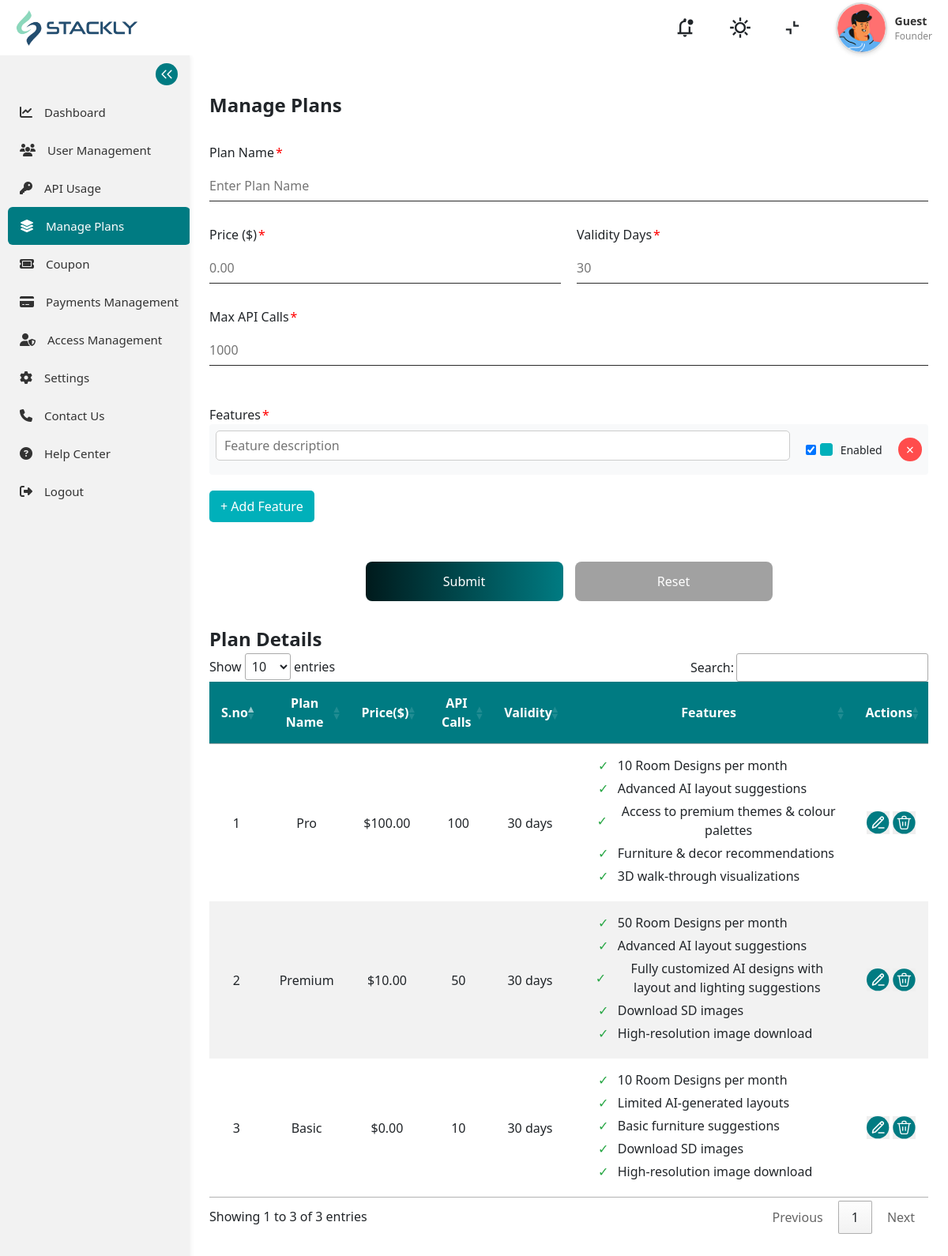
The app's page /manage_plans/ (signed in) with its own data.
### stackly_admin/models.py (models this page shows, shortened)
class Plan(models.Model):
    name = models.CharField(max_length=100)
    price = models.DecimalField(max_digits=10, decimal_places=2)
    validity_days = models.IntegerField()
    expiry_date = models.DateField(null=True, blank=True)
    max_api_calls = models.IntegerField()
    features = models.JSONField(default=list)  # <-- list of feature strings
    is_active = models.BooleanField(default=True)

### stackly_admin/views.py (the view, shortened to what this page needs)
# urls.py: path('manage_plans/', views.manage_plans, name='manage_plans'),
@role_required('SuperAdmin', 'Admin')
@role_required('SuperAdmin', 'Admin')
def manage_plans(request):
    user_notifications = Notification.objects.filter(register=request.user, is_read=False)
    admin_notifications = AdminNotification.objects.filter(is_read=False)
    all_notifications = sorted(
        chain(user_notifications, admin_notifications),
        key=attrgetter('created_at'),
        reverse=True
    )
    unread_count = len(all_notifications)
    all_notifications = all_notifications[:5]  # top 5 notifications
    if not request.user.is_authenticated:
        return redirect('admin_login')
    plans = Plan.objects.all().order_by('-id')
    return render(request, 'manage_plans.html', {'plans': plans , "notifications": all_notifications} )

### stackly_admin/templates/manage_plans.html (shortened to what this page needs)
{% extends 'base.html' %}
{% load static %}
{% block content %}
<div class="managePlans">
  <div class="box">
    <div class="innerbox">
      <div class="heading">Manage Plans</div>
      <form method="POST" id="planForm" novalidate enctype="multipart/form-data">
        <div class="form">
          <div class="plan">
            <div class="planname">
              <label class="pname">Plan Name<span class="star">*</span></label>
              <input type="text" id="planName" name="plan_name" placeholder="Enter Plan Name" class="planInput"
                pattern="[A-Z][a-zA-Z0-9 ]*" required>
            </div>
          </div>
          <div class="plan">
            <div class="planname">
              <label class="pname">Price ($)<span class="star">*</span></label>
              <input type="number" id="planPrice" name="price" placeholder="0.00" class="planInput" min="0" step="0.01"
                required>
            </div>
            <div class="planname">
              <label class="pname">Validity Days<span class="star">*</span></label>
              <input type="number" id="validityDays" name="validity_days" placeholder="30" class="planInput" min="1"
                required>
            </div>
          </div>
          <div class="plan">
            <div class="planname">
              <label class="pname">Max API Calls<span class="star">*</span></label>
              <input type="number" id="apiCalls" name="max_api_calls" placeholder="1000" class="planInput" min="0"
                required>
            </div>
          </div>
          <div class="features-section">
            <label class="pname">Features<span class="star">*</span></label>
            <div id="featuresContainer">
              <div class="feature-input-group">
                <input type="text" name="feature_text_1" placeholder="Feature description" class="feature-input"
                  required>
                <label class="feature-checkbox">
                  <input type="checkbox" name="feature_status_1" checked>
                  <span class="checkmark"></span>
                  Enabled
                </label>
                <button type="button" class="remove-feature-btn">×</button>
              </div>
            </div>
            <button type="button" id="addFeatureBtn" class="add-feature-btn">+ Add Feature</button>
          </div>
          <div class="btns">
            <button type="submit" class="submit">Submit</button>
            <button type="reset" class="reset">Reset</button>
          </div>
        </div>
      </form>
    </div>
  <div class="plan-details">
    <div class="heading">Plan Details</div>
    <div class="table-responsive">
      <table id="plansTable" class="plans-table">
        <thead>
          <tr>
            <th>S.no</th>
            <th>Plan Name</th>
            <th>Price($)</th>
            <th>API Calls</th>
            <th>Validity</th>
            <th>Features</th>
            <th>Actions</th>
          </tr>
        </thead>
        <tbody>
          {% for plan in plans %}
          <tr>
            <td>{{ forloop.counter }}</td>
            <td>{{ plan.name }}</td>
            <td>${{ plan.price }}</td>
            <td>{{ plan.max_api_calls }}</td>
            <td>{{ plan.validity_days }} days</td>
            <td>
              <ul class="features-list">
                {% for feature in plan.features %}
                <li>
                  <span class="feature-checkbox-display">
                    {% if feature.enabled %}
                    <span class="checked">✓</span>
                    {% else %}
                    <span class="unchecked">✗</span>
                    {% endif %}
                  </span>
                  {{ feature.text }}
                </li>
                {% endfor %}
              </ul>
            </td>
            <td class="actions">
              <button class="action-btn edit-btn" data-toggle="modal" data-target="#editModal{{ plan.id }}">
              </button>
              <button class="action-btn delete-btn" data-toggle="modal" data-target="#deleteModal{{ plan.id }}">
              </button>
            </td>
          </tr>
          {% endfor %}
        </tbody>
      </table>
    </div>
  </div>
  </div>
</div>
{% endblock %}

### static/assets/css/style.css (style rules this page uses)
* { margin: 0; padding: 0; border: 0; box-sizing: border-box; font-family: 'Segoe UI', Tahoma, Geneva, Verdana, sans-serif; }

### stackly_admin/templates/manage_plans.html (style rules this page uses)
* { margin: 0; padding: 0; box-sizing: border-box; }
body { font-family: 'Segoe UI', Tahoma, Geneva, Verdana, sans-serif; }
.managePlans { width: 100%; max-width: 1200px; padding: 20px; margin-left: 20px; }
.box, .innerbox { width: 100%; display: flex; flex-direction: column; gap: 30px; }
.heading { font-size: 24px; font-weight: 600; }
.form { display: flex; flex-direction: column; gap: 30px; }
.plan, .apiCalls { display: flex; flex-wrap: wrap; gap: 20px; }
.planname, .api { flex: 1 1 300px; display: flex; flex-direction: column; gap: 10px; }
.planInput { height: 40px; border: none; border-bottom: 1px solid #2a2a2a; background: transparent; outline: none; }
.btns { display: flex; flex-wrap: wrap; gap: 15px; justify-content: center; }
.submit, .reset { flex: 1 1 180px; max-width: 250px; height: 50px; font-size: 16px; color: white; border-radius: 8px; display: flex; justify-content: center; align-items: center; text-decoration: none; }
.submit { background: linear-gradient(to left, #007B82, #001A1C); }
.reset { background: #A1A1A1; }
#plansTable { width: 100%; border-collapse: collapse; }
#plansTable thead { background-color: #007B82; color: #fff; }
#plansTable th, #plansTable td { padding: 15px; text-align: center; }
#plansTable tbody tr:nth-child(even) { background-color: #f2f2f2; }
table.dataTable thead th { padding-right: 20px !important; }
table.dataTable thead .sorting:after, table.dataTable thead .sorting_asc:after, table.dataTable thead .sorting_desc:after { margin-left: 10px; }
.features-section { margin-bottom: 20px; }
.feature-input { position: relative; margin-bottom: 10px; }
.add-feature-btn { background-color: #007B82; color: white; border: none; padding: 8px 15px; border-radius: 4px; cursor: pointer; margin-top: 5px; }
.features-list { margin: 0; padding-left: 20px; }
.features-list li { margin-bottom: 5px; }
.feature-input-group { display: flex; align-items: center; margin-bottom: 10px; padding: 8px; background-color: #f8f9fa; border-radius: 4px; }
.feature-input { flex: 1; margin-right: 10px; }
.feature-checkbox { display: flex; align-items: center; margin-right: 10px; cursor: pointer; }
.feature-checkbox input { margin-right: 5px; }
.remove-feature-btn { background: none; border: none; color: #dc3545; font-size: 1.2em; cursor: pointer; padding: 0 5px; }
.add-feature-btn { margin-top: 5px; background: #007bff; color: white; border: none; padding: 5px 10px; border-radius: 4px; cursor: pointer; }
.add-feature-btn { margin-top: 5px; background: #007B82; color: white; border: none; padding: 5px 10px; border-radius: 4px; cursor: pointer; }
.features-list li { display: flex; align-items: center; margin-bottom: 5px; }
.feature-checkbox-display { margin-right: 8px; width: 20px; display: inline-block; text-align: center; }
.checked { color: #28a745; }
.star { color: red; margin-left: 2px; }
.features-section { margin-top: 20px; }
.feature-input-group { display: flex; align-items: center; gap: 10px; }
.feature-input { flex: 1; padding: 6px 10px; border: 1px solid #ccc; border-radius: 5px; }
.feature-checkbox { display: flex; align-items: center; gap: 5px; font-size: 14px; cursor: pointer; }
.feature-checkbox input { margin: 0; }
.remove-feature-btn { background-color: #ff4c4c; border: none; color: white; font-size: 18px; line-height: 1; padding: 6px 10px; border-radius: 50%; cursor: pointer; }
.add-feature-btn { margin-top: 10px; background-color: #00b0ba; color: white; border: none; padding: 8px 14px; border-radius: 5px; cursor: pointer; }
.feature-checkbox .checkmark { display: inline-block; width: 16px; height: 16px; border: 1px solid #ccc; border-radius: 3px; margin-right: 5px; }
.feature-checkbox input:checked+.checkmark { background-color: #00b0ba; border-color: #00b0ba; }

### records on screen
Plan: name "Pro", price "100.00", max_api_calls "100", validity_days "30", text "10 Room Designs per month" "Advanced AI layout suggestions" "Access to premium themes & colour palettes" "Furniture & decor recommendations" "3D walk-through visualizations"
Plan: name "Premium", price "10.00", max_api_calls "50", validity_days "30", text "50 Room Designs per month" "Advanced AI layout suggestions" "Fully customized AI designs with layout and lighting suggestions" "Download SD images" "High-resolution image download"
Plan: name "Basic", price "0.00", max_api_calls "10", validity_days "30", text "10 Room Designs per month" "Limited AI-generated layouts" "Basic furniture suggestions" "Download SD images" "High-resolution image download"
